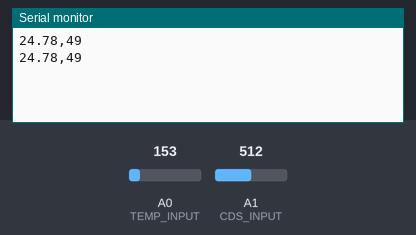
A sketch run on a simulated Arduino Uno, built with avr-gcc and run on an emulated ATmega328P. Parts: the last lines printed to the serial monitor. The inputs (shaded band) are chosen by the test bench; at power-on: A0 (TEMP_INPUT) = 153, A1 (CDS_INPUT) = 512.

Above: at 1.8 s.
1.9 s: A0 (TEMP_INPUT) set to 165
At 2.5 s:
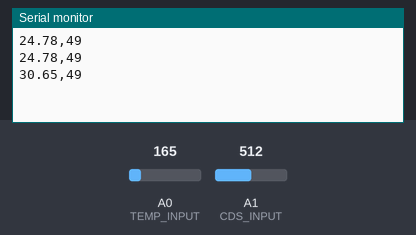
3.4 s: A1 (CDS_INPUT) set to 716
At 4.7 s:
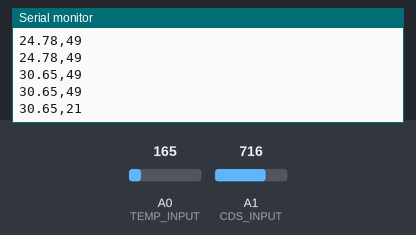
4.9 s: A0 (TEMP_INPUT) set to 175
At 5.8 s:
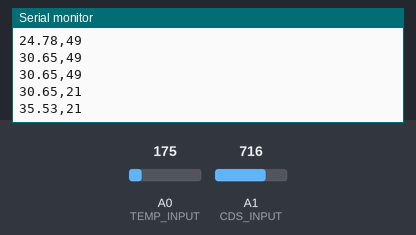
6.4 s: A1 (CDS_INPUT) set to 900
At 7.7 s:
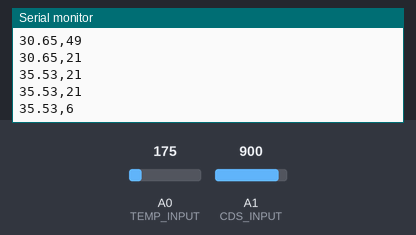
Timing chart, 0 to 8.9 s (numbered marks = the images above; inputs shaded):
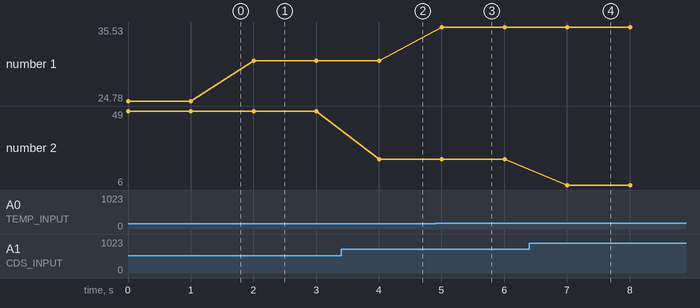

Measured:
- after the input at 1.9 s, the serial monitor: prints a new line after 0.10 s (image 1)
- after the input at 3.4 s, the serial monitor: prints a new line after 0.60 s (image 2)
- after the input at 4.9 s, the serial monitor: prints a new line after 0.11 s (image 3)
- after the input at 6.4 s, the serial monitor: prints a new line after 0.61 s (image 4)
- plotted number 1: 24.78 → 30.65 after the input at 1.9 s, 30.65 → 35.53 after the input at 4.9 s
- plotted number 2: 49 → 21 after the input at 3.4 s, 21 → 6 after the input at 6.4 s

The sketch:

AA13_tmp36_cds.ino.ino
```cpp
//  lux
#define TEMP_INPUT 0
#define CDS_INPUT 1

void setup() {
  Serial.begin(9600);
}

void loop() {
  //TMP36
  int value1 = analogRead(TEMP_INPUT);
  float voltage = value1 * 5.0 * 1000/1023.0;
  float tempC = (voltage - 500) / 10;
  Serial.print(tempC);
  Serial.print(",");


  //cds
  int value2 = analogRead(CDS_INPUT);
  Serial.println(int(luminosity(value2)));

  delay(1000);
}

//Voltage to Lux
  double luminosity (int RawADC0){
  double Vout=RawADC0*5.0/1023.0;  // 5/1023 (Vin = 5 V)
  double lux=(2500/Vout-500)/10;
  // lux = 500 / Rldr, Vout = Ildr*Rldr = (5/(10 + Rldr))*Rldr
  return lux;
}
```
